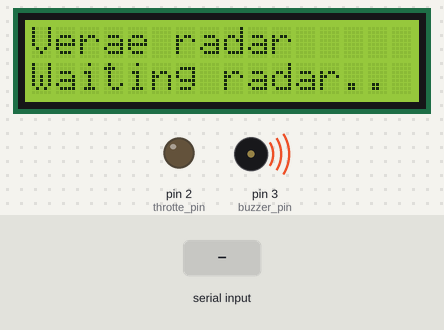
Bench run of a sketch on a simulated Arduino Leonardo, built with avr-gcc and run on an emulated ATmega32U4. Shown: 16×2 character LCD, output pins drawn as LEDs (lit = HIGH), buzzer (waves = sounding). Inputs (shaded band) come from the test bench. What the sketch prints to the serial monitor is not drawn.

Above: at 1.2 s.
At 4.5 s:
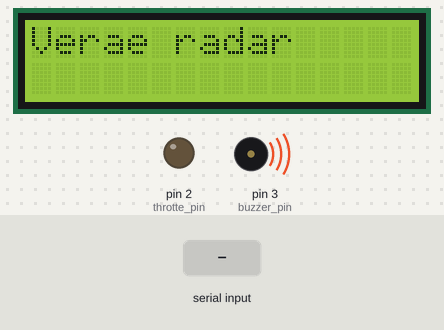
4.6 s: "90,45\n" received over the second serial link
At 5.5 s:
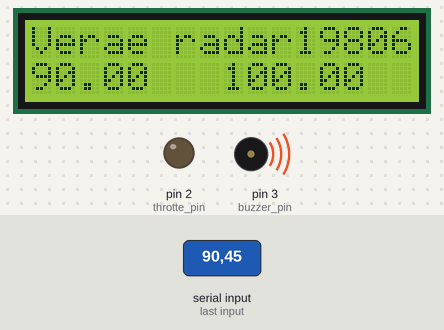
6.1 s: "30,150\n" received over the second serial link
At 6.9 s:
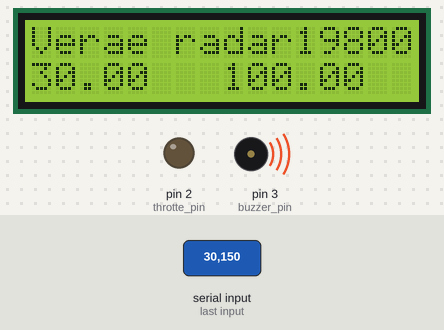
Timing chart, 0 to 9.1 s (numbered marks = the images above; inputs shaded):
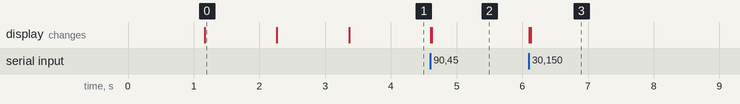

Measured:
- after the input at 4.6 s, the display: first changes at once (image 2 shows a later state)
- after the input at 6.1 s, the display: first changes at once (image 3 shows a later state)

The sketch:

arduino.ino
```cpp
// include the library code:
#include <LiquidCrystal.h>

// initialize the library by associating any needed LCD interface pin
// with the arduino pin number it is connected to
const int rs = 8, en = 9, d4 = 4, d5 = 5, d6 = 6, d7 = 7;
LiquidCrystal lcd(rs, en, d4, d5, d6, d7);

// Throtte
const int top_rate = 100;
const int full_throtte_distance = 10;
const int no_throttle_distance = 1;
const int throtte_pin = 2;
const int buzzer_pin = 3;
const int speedometer_pin = 10;
const int wheel_diameter = 1200; // Milimeters

// debug
const bool enable_serial_debug = false;
unsigned long time = micros();

float read_speed(){
  int rotation_time = pulseInLong(speedometer_pin, LOW);
  int speed = wheel_diameter / rotation_time;
  return speed;
}

int get_throtte_rate(float distance){
  if(distance < no_throttle_distance){
    return 0;
  }
  float actionable_range = (full_throtte_distance - no_throttle_distance);
  float rate = sqrt(top_rate) / actionable_range;
  float throtte_rate = sq((distance - no_throttle_distance) * rate);
  if (throtte_rate > top_rate){
    return top_rate;
  }
  return int(throtte_rate);
}

void beep(unsigned char delayms) { //creating function
  analogWrite(buzzer_pin, 20); //Setting pin to high
  delay(delayms); //Delaying
  analogWrite(buzzer_pin ,0); //Setting pin to LOW
  delay(delayms); //Delaying

}

void setup() {
  // set up the LCD's number of columns and rows:
  lcd.begin(16, 2);
  // Print a message to the LCD.
  lcd.print("Verae radar");

  // throtte pin
  pinMode(throtte_pin, OUTPUT);
  // buzzer pin
  pinMode(buzzer_pin, OUTPUT);
  // speedometer pin
  pinMode(speedometer_pin, INPUT);

  // Wait for radar bootup
  lcd.setCursor(0, 1);
  lcd.print("Waiting radar.");
  beep(50); //Beep
  delay(1000);
  lcd.print(".");
  beep(50); //Beep
  delay(1000);
  lcd.print(".");
  beep(50); //Beep
  delay(1000);


  lcd.setCursor(0, 1);
  lcd.print("                ");

  // radar serial
  Serial1.begin(19200);

  // Serial debug
  if(enable_serial_debug){
    Serial.begin(19200);
    while (!Serial) {
      ; // wait for serial port to connect. Needed for native USB port only
    }
  }


}

void loop() {
  // set the cursor to column 0, line 1
  // (note: line 1 is the second row, since counting begins with 0):
  lcd.setCursor(0, 1);
  //recvWithStartEndMarkers();
  static float distance = 0;
  //static String distance_str;
  static String inString = "";    // string to hold speed input from serial line
  static bool firstTimeInLoop = true;
  if (firstTimeInLoop) {
    // Set radar settings TODO: document exactly what this does
    Serial1.write("ou");
    firstTimeInLoop = false;
  }
  if (Serial1.available() > 0) {
    int inChar = Serial1.read();
    // if it's the end of a line....
    if (inChar != '\n' && inChar != '\r') {
      // As long as the incoming byte is not a newline,
      // convert the incoming byte to a char and add it to the string
      inString += (char)inChar;
    }
    else {
      // if you get a newline with a reading, convert it to a float
      if (inString.length() > 1) {  // toss away blank lines
        distance = inString.toFloat();
        //distance = fabs(distance);
        if (distance < 0.1)
          distance = 0.0;
      }
      // clear the string for new input:
      inString = "";
    }
    //distance_str = String(distance);
    lcd.print(distance);

    // get speed
    //float speed = read_speed();
    //lcd.setCursor(0, 0);

    //dtostrf(speed, 5, 2, speedms);
    //dtostrf(speed * 3.6, 5, 2, speedkh);
    //String line = "VRa " + String(speedms) + " " + String(speedkh);
    //lcd.print(line);


    float throtte_rate = get_throtte_rate(distance);

    // Just show in screen a 0-1 ration
    // throtte_rate = 110;
    Serial.println(throtte_rate);
    //analogWrite(throtte_pin, throtte_rate);

    // Print bucle time
    lcd.setCursor(11, 0);
    lcd.print(micros() - time);

    // Print throttle rate
    lcd.setCursor(8, 1);
    lcd.print(throtte_rate);
    time = micros();
  }
  // print the number of seconds since reset:
  //lcd.print(millis() / 1000);

  // Switch lights (just to test
  //digitalWrite(42, HIGH);
  //digitalWrite(43, LOW);
  //delay(100);
  //digitalWrite(42, LOW);
  //digitalWrite(43, HIGH);
  //delay(100);
}
```
